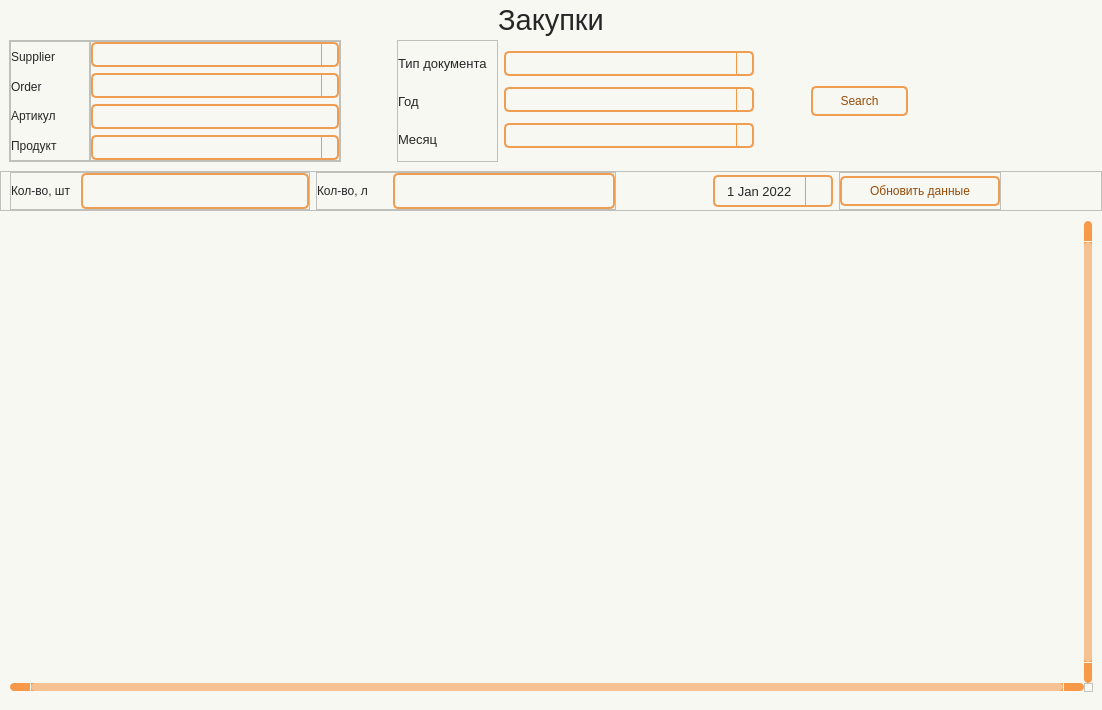
<?xml version="1.0" encoding="UTF-8"?>
<ui version="4.0">
 <class>Form</class>
 <widget class="QWidget" name="Form">
  <property name="geometry">
   <rect>
    <x>0</x>
    <y>0</y>
    <width>1102</width>
    <height>710</height>
   </rect>
  </property>
  <property name="minimumSize">
   <size>
    <width>930</width>
    <height>650</height>
   </size>
  </property>
  <property name="windowTitle">
   <string>Form</string>
  </property>
  <property name="styleSheet">
   <string notr="true">Form.QWidget{border: 2px solid #f28223;}

QWidget{
	background-color: #f8f8f2;
}

#Title_label.QLabel {
color: #262626;
font: 22pt &quot;Tahoma&quot;;
}

QLabel {
color: #262626;
font: 10pt &quot;Tahoma&quot;;
}

QPushButton {
	border: 2px solid #f09d54;
	border-radius: 5px;
	background-color: #f8f8f2;
	color: #964b09;
	font: 10pt &quot;Tahoma&quot;;
}

QPushButton:hover {
	background-color: #f28223;
	color: #ffffff;
}

QPushButton:pressed {
	background-color: #f28223;
	border: 2px solid #f28223;
	color: #ffffff;
}


QTableWidget {	
	background-color: #f8f8f2;
	padding: 10px;
	border-radius: 5px;
	gridline-color: #f8994a;
    outline: none;
	color: #262626;
}
QTableWidget::item{
	border-color: #f8994a;
	padding-left: 5px;
	padding-right: 5px;
	gridline-color: #f8994a;
	color: #262626;
}
QTableWidget::item:selected{
	background-color: #f6c294;
    color: #262626;
}
QHeaderView::section{
	background-color: #f8f8f2;
	max-width: 30px;
	border: none;
	border-style: none;
}
QTableWidget::horizontalHeader {	
	background-color: #f8994a;
}
QHeaderView::section:horizontal {
    border: 1px solid #f8994a;
	background-color: #ffd4af;
	padding: 3px;
	border-top-left-radius: 7px;
    border-top-right-radius: 7px;
    color: #262626;
}
QHeaderView::section:vertical {
    border: 1px solid #f8994a;
	color: #262626;
}

QLineEdit {
	background-color: #f8f8f2;
	border-radius: 5px;
	border: 2px solid #f09d54;
	padding-left: 10px;
	selection-color: rgb(255, 255, 255);
	selection-background-color: #f28223;
    color: #262626;
}
QLineEdit:hover {
	border: 2px solid #f28223;
}
QLineEdit:focus {
	border: 2px solid #f28223;
}

QComboBox {
	background-color: #f8f8f2;
	border-radius: 5px;
	border: 2px solid #f09d54;
	padding-left: 10px;
	selection-color: #f28223;
	selection-background-color: #f28223;
    color: #262626;
	font: 10pt &quot;Tahoma&quot;;
}
QComboBox:hover {
	border: 2px solid #f28223;
	
}
QComboBox:focus {
	border: 2px solid #f28223;
}

QComboBox QAbstractItemView::item {
	color: #262626;
}
QComboBox QAbstractItemView::item::selected {
	background-color: #f09d54;
	color: #ffffff;
}

QComboBox::down-arrow {
	
	image: url(:/icon/icon/chevron-down — копия — копия.svg);
}
QComboBox::drop-down {
    subcontrol-origin: padding;
    subcontrol-position: top right;
    width: 15px;
    border-left-width: 1px;
    border-left-color: #f8994a;
    border-left-style: solid; /* just a single line */
    border-top-right-radius: 3px; /* same radius as the QComboBox */
    border-bottom-right-radius: 3px;
	color: #262626;
}

QScrollBar:horizontal {
    border: none;
    background: #f8994a;
    height: 8px;
    margin: 0px 21px 0 21px;
	border-radius: 0px;
}
QScrollBar::handle:horizontal {
    background: #f6c294;
    min-width: 25px;
	border-radius: 4px
}
QScrollBar::add-line:horizontal {
    border: none;
    background: #f8994a;
    width: 20px;
	border-top-right-radius: 4px;
    border-bottom-right-radius: 4px;
    subcontrol-position: right;
    subcontrol-origin: margin;
}
QScrollBar::sub-line:horizontal {
    border: none;
    background: #f8994a;
    width: 20px;
	border-top-left-radius: 4px;
    border-bottom-left-radius: 4px;
    subcontrol-position: left;
    subcontrol-origin: margin;
}
QScrollBar::up-arrow:horizontal, QScrollBar::down-arrow:horizontal
{
     background: none;
}
QScrollBar::add-page:horizontal, QScrollBar::sub-page:horizontal
{
     background: none;
}
 QScrollBar:vertical {
	border: none;
    background-color: #f8994a;
    width: 8px;
    margin: 21px 0 21px 0;
	border-radius: 0px;
 }
 QScrollBar::handle:vertical {	
	background: #f6c294;
    min-height: 25px;
	border-radius: 4px
 }
 QScrollBar::add-line:vertical {
     border: none;
    background: #f8994a;
     height: 20px;
	border-bottom-left-radius: 4px;
    border-bottom-right-radius: 4px;
     subcontrol-position: bottom;
     subcontrol-origin: margin;
 }
 QScrollBar::sub-line:vertical {
	border: none;
    background: #f8994a;
     height: 20px;
	border-top-left-radius: 4px;
    border-top-right-radius: 4px;
     subcontrol-position: top;
     subcontrol-origin: margin;
 }
 QScrollBar::up-arrow:vertical, QScrollBar::down-arrow:vertical {
     background: none;
 }

 QScrollBar::add-page:vertical, QScrollBar::sub-page:vertical {
     background: none;
 }

QDateEdit {
    background-color: #f8f8f2;
    border-radius: 5px;
    border: 2px solid #f09d54;
    padding-left: 10px; /* Add left padding */
    padding-right: 10px; /* Add right padding to accommodate the dropdown arrow */
    color: #262626;
    font: 10pt &quot;Tahoma&quot;;
    min-width: 80px; /* Minimum width to prevent text clipping */
}

QDateEdit:hover {
    border: 2px solid #f28223;
}

QDateEdit:focus {
    border: 2px solid #f28223;
}

QDateEdit::drop-down {
    subcontrol-origin: padding;
    subcontrol-position: top right;
    width: 25px; /* Keep the dropdown arrow width */
    border-left-width: 1px;
    border-left-color: #f8994a;
    border-left-style: solid;
    border-top-right-radius: 3px;
    border-bottom-right-radius: 3px;
    background-color: #f8f8f2;
}

QDateEdit::down-arrow {
	image: url(:/icon/icon/chevron-down — копия — копия.svg);
    width: 16px;
    height: 16px;
}

/* Calendar Styling */
QCalendarWidget {
    background-color: #f8f8f2;
    border: 2px solid #f28223;
    color: #262626;
}

QCalendarWidget QWidget {
    color: #262626;
}

QCalendarWidget QAbstractItemView {
    background-color: #f8f8f2;
    selection-background-color: #f28223;
    selection-color: #ffffff;
}

QCalendarWidget QToolButton {
    background-color: #ffd4af;
    color: #262626;
    font: 10pt &quot;Tahoma&quot;;
    border-radius: 3px;
    padding: 5px;
}

QCalendarWidget QToolButton:hover {
    background-color: #f28223;
    color: #ffffff;
}

QCalendarWidget QMenu {
    background-color: #f8f8f2;
    border: 1px solid #f28223;
}

QCalendarWidget QSpinBox {
    background-color: #f8f8f2;
    color: #262626;
    border: 1px solid #f09d54;
}

QCalendarWidget QSpinBox::up-button {
    subcontrol-origin: border;
    subcontrol-position: top right;
    width: 15px;
    border-left-width: 1px;
    border-left-color: #f8994a;
    border-left-style: solid;
}

QCalendarWidget QSpinBox::down-button {
    subcontrol-origin: border;
    subcontrol-position: bottom right;
    width: 15px;
    border-left-width: 1px;
    border-left-color: #f8994a;
    border-left-style: solid;
}

QCalendarWidget QSpinBox::up-arrow {
	image: url(:/icon/icon/chevron-up — копия — копия.svg);
    width: 10px;
    height: 10px;
}

QCalendarWidget QSpinBox::down-arrow {
	image: url(:/icon/icon/chevron-down — копия — копия.svg);
    width: 10px;
    height: 10px;
}
</string>
  </property>
  <layout class="QHBoxLayout" name="horizontalLayout">
   <property name="leftMargin">
    <number>0</number>
   </property>
   <property name="topMargin">
    <number>0</number>
   </property>
   <property name="rightMargin">
    <number>0</number>
   </property>
   <property name="bottomMargin">
    <number>0</number>
   </property>
   <item>
    <widget class="QWidget" name="widget" native="true">
     <layout class="QVBoxLayout" name="verticalLayout">
      <property name="spacing">
       <number>0</number>
      </property>
      <property name="leftMargin">
       <number>0</number>
      </property>
      <property name="topMargin">
       <number>0</number>
      </property>
      <property name="rightMargin">
       <number>0</number>
      </property>
      <property name="bottomMargin">
       <number>9</number>
      </property>
      <item>
       <widget class="QLabel" name="Title_label">
        <property name="minimumSize">
         <size>
          <width>0</width>
          <height>40</height>
         </size>
        </property>
        <property name="font">
         <font>
          <family>Tahoma</family>
          <pointsize>22</pointsize>
          <italic>false</italic>
          <bold>false</bold>
         </font>
        </property>
        <property name="layoutDirection">
         <enum>Qt::LayoutDirection::LeftToRight</enum>
        </property>
        <property name="text">
         <string>Закупки</string>
        </property>
        <property name="alignment">
         <set>Qt::AlignmentFlag::AlignCenter</set>
        </property>
       </widget>
      </item>
      <item>
       <widget class="QFrame" name="frame_Search">
        <property name="minimumSize">
         <size>
          <width>0</width>
          <height>130</height>
         </size>
        </property>
        <property name="maximumSize">
         <size>
          <width>16777215</width>
          <height>16777215</height>
         </size>
        </property>
        <layout class="QHBoxLayout" name="horizontalLayout_5">
         <property name="leftMargin">
          <number>9</number>
         </property>
         <property name="topMargin">
          <number>0</number>
         </property>
         <property name="rightMargin">
          <number>0</number>
         </property>
         <property name="bottomMargin">
          <number>9</number>
         </property>
         <item>
          <widget class="QFrame" name="frame_6">
           <property name="frameShape">
            <enum>QFrame::Shape::StyledPanel</enum>
           </property>
           <property name="frameShadow">
            <enum>QFrame::Shadow::Raised</enum>
           </property>
           <layout class="QHBoxLayout" name="horizontalLayout_2">
            <property name="spacing">
             <number>0</number>
            </property>
            <property name="leftMargin">
             <number>0</number>
            </property>
            <property name="topMargin">
             <number>0</number>
            </property>
            <property name="rightMargin">
             <number>0</number>
            </property>
            <property name="bottomMargin">
             <number>0</number>
            </property>
            <item>
             <widget class="QFrame" name="frame_4">
              <property name="minimumSize">
               <size>
                <width>80</width>
                <height>0</height>
               </size>
              </property>
              <property name="frameShape">
               <enum>QFrame::Shape::StyledPanel</enum>
              </property>
              <property name="frameShadow">
               <enum>QFrame::Shadow::Raised</enum>
              </property>
              <layout class="QVBoxLayout" name="verticalLayout_5">
               <property name="leftMargin">
                <number>0</number>
               </property>
               <property name="topMargin">
                <number>3</number>
               </property>
               <property name="bottomMargin">
                <number>3</number>
               </property>
               <item>
                <widget class="QLabel" name="label_6">
                 <property name="text">
                  <string>Supplier</string>
                 </property>
                </widget>
               </item>
               <item>
                <widget class="QLabel" name="label">
                 <property name="text">
                  <string>Order</string>
                 </property>
                </widget>
               </item>
               <item>
                <widget class="QLabel" name="label_8">
                 <property name="text">
                  <string>Артикул</string>
                 </property>
                </widget>
               </item>
               <item>
                <widget class="QLabel" name="label_7">
                 <property name="text">
                  <string>Продукт</string>
                 </property>
                </widget>
               </item>
              </layout>
             </widget>
            </item>
            <item>
             <widget class="QFrame" name="frame_5">
              <property name="minimumSize">
               <size>
                <width>250</width>
                <height>120</height>
               </size>
              </property>
              <property name="maximumSize">
               <size>
                <width>300</width>
                <height>16777215</height>
               </size>
              </property>
              <property name="frameShape">
               <enum>QFrame::Shape::StyledPanel</enum>
              </property>
              <property name="frameShadow">
               <enum>QFrame::Shadow::Raised</enum>
              </property>
              <layout class="QVBoxLayout" name="verticalLayout_6">
               <property name="leftMargin">
                <number>0</number>
               </property>
               <property name="topMargin">
                <number>0</number>
               </property>
               <property name="rightMargin">
                <number>0</number>
               </property>
               <property name="bottomMargin">
                <number>0</number>
               </property>
               <item>
                <widget class="QComboBox" name="line_supplier">
                 <property name="minimumSize">
                  <size>
                   <width>0</width>
                   <height>25</height>
                  </size>
                 </property>
                 <property name="maximumSize">
                  <size>
                   <width>16777215</width>
                   <height>25</height>
                  </size>
                 </property>
                </widget>
               </item>
               <item>
                <widget class="QComboBox" name="line_order">
                 <property name="minimumSize">
                  <size>
                   <width>0</width>
                   <height>25</height>
                  </size>
                 </property>
                </widget>
               </item>
               <item>
                <widget class="QLineEdit" name="line_article">
                 <property name="minimumSize">
                  <size>
                   <width>0</width>
                   <height>25</height>
                  </size>
                 </property>
                 <property name="maximumSize">
                  <size>
                   <width>16777215</width>
                   <height>25</height>
                  </size>
                 </property>
                </widget>
               </item>
               <item>
                <widget class="QComboBox" name="line_product">
                 <property name="minimumSize">
                  <size>
                   <width>0</width>
                   <height>25</height>
                  </size>
                 </property>
                 <property name="maximumSize">
                  <size>
                   <width>16777215</width>
                   <height>25</height>
                  </size>
                 </property>
                </widget>
               </item>
              </layout>
             </widget>
            </item>
           </layout>
          </widget>
         </item>
         <item>
          <spacer name="horizontalSpacer_3">
           <property name="orientation">
            <enum>Qt::Orientation::Horizontal</enum>
           </property>
           <property name="sizeType">
            <enum>QSizePolicy::Policy::Fixed</enum>
           </property>
           <property name="sizeHint" stdset="0">
            <size>
             <width>50</width>
             <height>20</height>
            </size>
           </property>
          </spacer>
         </item>
         <item>
          <widget class="QFrame" name="frame">
           <property name="minimumSize">
            <size>
             <width>80</width>
             <height>0</height>
            </size>
           </property>
           <property name="maximumSize">
            <size>
             <width>16777215</width>
             <height>16777215</height>
            </size>
           </property>
           <property name="frameShape">
            <enum>QFrame::Shape::StyledPanel</enum>
           </property>
           <property name="frameShadow">
            <enum>QFrame::Shadow::Raised</enum>
           </property>
           <layout class="QVBoxLayout" name="verticalLayout_2">
            <property name="leftMargin">
             <number>0</number>
            </property>
            <property name="topMargin">
             <number>6</number>
            </property>
            <property name="rightMargin">
             <number>9</number>
            </property>
            <property name="bottomMargin">
             <number>6</number>
            </property>
            <item>
             <widget class="QLabel" name="label_3">
              <property name="font">
               <font>
                <family>Tahoma</family>
                <pointsize>10</pointsize>
                <italic>false</italic>
                <bold>false</bold>
               </font>
              </property>
              <property name="text">
               <string>Тип документа</string>
              </property>
             </widget>
            </item>
            <item>
             <widget class="QLabel" name="label_2">
              <property name="font">
               <font>
                <family>Tahoma</family>
                <pointsize>10</pointsize>
                <italic>false</italic>
                <bold>false</bold>
               </font>
              </property>
              <property name="text">
               <string>Год</string>
              </property>
             </widget>
            </item>
            <item>
             <widget class="QLabel" name="label_5">
              <property name="font">
               <font>
                <family>Tahoma</family>
                <pointsize>10</pointsize>
                <italic>false</italic>
                <bold>false</bold>
               </font>
              </property>
              <property name="text">
               <string>Месяц</string>
              </property>
             </widget>
            </item>
           </layout>
          </widget>
         </item>
         <item>
          <widget class="QFrame" name="frame_2">
           <property name="minimumSize">
            <size>
             <width>250</width>
             <height>120</height>
            </size>
           </property>
           <property name="maximumSize">
            <size>
             <width>300</width>
             <height>16777215</height>
            </size>
           </property>
           <layout class="QVBoxLayout" name="verticalLayout_3">
            <property name="spacing">
             <number>0</number>
            </property>
            <property name="leftMargin">
             <number>0</number>
            </property>
            <property name="topMargin">
             <number>0</number>
            </property>
            <property name="rightMargin">
             <number>0</number>
            </property>
            <property name="bottomMargin">
             <number>0</number>
            </property>
            <item>
             <widget class="QComboBox" name="line_doc_type">
              <property name="minimumSize">
               <size>
                <width>0</width>
                <height>25</height>
               </size>
              </property>
              <property name="maximumSize">
               <size>
                <width>16777215</width>
                <height>25</height>
               </size>
              </property>
              <property name="iconSize">
               <size>
                <width>16</width>
                <height>16</height>
               </size>
              </property>
             </widget>
            </item>
            <item>
             <widget class="QComboBox" name="line_Year">
              <property name="minimumSize">
               <size>
                <width>0</width>
                <height>25</height>
               </size>
              </property>
              <property name="maximumSize">
               <size>
                <width>16777215</width>
                <height>25</height>
               </size>
              </property>
             </widget>
            </item>
            <item>
             <widget class="QComboBox" name="line_Mnth">
              <property name="minimumSize">
               <size>
                <width>0</width>
                <height>25</height>
               </size>
              </property>
              <property name="maximumSize">
               <size>
                <width>16777215</width>
                <height>25</height>
               </size>
              </property>
             </widget>
            </item>
           </layout>
          </widget>
         </item>
         <item>
          <spacer name="horizontalSpacer">
           <property name="orientation">
            <enum>Qt::Orientation::Horizontal</enum>
           </property>
           <property name="sizeType">
            <enum>QSizePolicy::Policy::Fixed</enum>
           </property>
           <property name="sizeHint" stdset="0">
            <size>
             <width>50</width>
             <height>20</height>
            </size>
           </property>
          </spacer>
         </item>
         <item>
          <widget class="QFrame" name="frame_3">
           <property name="minimumSize">
            <size>
             <width>100</width>
             <height>0</height>
            </size>
           </property>
           <property name="maximumSize">
            <size>
             <width>93</width>
             <height>16777215</height>
            </size>
           </property>
           <layout class="QVBoxLayout" name="verticalLayout_4">
            <property name="spacing">
             <number>0</number>
            </property>
            <property name="leftMargin">
             <number>1</number>
            </property>
            <property name="topMargin">
             <number>0</number>
            </property>
            <property name="rightMargin">
             <number>1</number>
            </property>
            <property name="bottomMargin">
             <number>0</number>
            </property>
            <item>
             <widget class="QPushButton" name="btn_find">
              <property name="minimumSize">
               <size>
                <width>97</width>
                <height>30</height>
               </size>
              </property>
              <property name="maximumSize">
               <size>
                <width>92</width>
                <height>16777215</height>
               </size>
              </property>
              <property name="text">
               <string>Search</string>
              </property>
              <property name="icon">
               <iconset resource="../resource.qrc">
                <normaloff>:/icon/icon/search — копия — копия.svg</normaloff>:/icon/icon/search — копия — копия.svg</iconset>
              </property>
             </widget>
            </item>
           </layout>
          </widget>
         </item>
         <item>
          <spacer name="horizontalSpacer_2">
           <property name="orientation">
            <enum>Qt::Orientation::Horizontal</enum>
           </property>
           <property name="sizeHint" stdset="0">
            <size>
             <width>40</width>
             <height>20</height>
            </size>
           </property>
          </spacer>
         </item>
        </layout>
       </widget>
      </item>
      <item>
       <widget class="QFrame" name="frame_7">
        <property name="minimumSize">
         <size>
          <width>0</width>
          <height>40</height>
         </size>
        </property>
        <property name="styleSheet">
         <string notr="true"/>
        </property>
        <property name="frameShape">
         <enum>QFrame::Shape::StyledPanel</enum>
        </property>
        <property name="frameShadow">
         <enum>QFrame::Shadow::Raised</enum>
        </property>
        <layout class="QHBoxLayout" name="horizontalLayout_3">
         <property name="topMargin">
          <number>0</number>
         </property>
         <property name="rightMargin">
          <number>9</number>
         </property>
         <property name="bottomMargin">
          <number>0</number>
         </property>
         <item>
          <widget class="QFrame" name="frame_pcs">
           <property name="minimumSize">
            <size>
             <width>300</width>
             <height>0</height>
            </size>
           </property>
           <property name="frameShape">
            <enum>QFrame::Shape::StyledPanel</enum>
           </property>
           <property name="frameShadow">
            <enum>QFrame::Shadow::Raised</enum>
           </property>
           <layout class="QHBoxLayout" name="horizontalLayout_8">
            <property name="spacing">
             <number>0</number>
            </property>
            <property name="leftMargin">
             <number>0</number>
            </property>
            <property name="topMargin">
             <number>0</number>
            </property>
            <property name="rightMargin">
             <number>0</number>
            </property>
            <property name="bottomMargin">
             <number>0</number>
            </property>
            <item>
             <widget class="QLabel" name="label_11">
              <property name="minimumSize">
               <size>
                <width>70</width>
                <height>0</height>
               </size>
              </property>
              <property name="maximumSize">
               <size>
                <width>70</width>
                <height>16777215</height>
               </size>
              </property>
              <property name="text">
               <string>Кол-во, шт</string>
              </property>
             </widget>
            </item>
            <item>
             <widget class="QLabel" name="label_qty_pcs">
              <property name="styleSheet">
               <string notr="true">QLabel {
	background-color: #f8f8f2;
	border-radius: 5px;
	border: 2px solid #f09d54;
	padding-left: 10px;
	color: #964b09;
	font: 700 10pt &quot;Tahoma&quot;;
}</string>
              </property>
              <property name="text">
               <string/>
              </property>
              <property name="alignment">
               <set>Qt::AlignmentFlag::AlignCenter</set>
              </property>
             </widget>
            </item>
           </layout>
          </widget>
         </item>
         <item>
          <widget class="QFrame" name="frame_Vol">
           <property name="minimumSize">
            <size>
             <width>300</width>
             <height>0</height>
            </size>
           </property>
           <property name="frameShape">
            <enum>QFrame::Shape::StyledPanel</enum>
           </property>
           <property name="frameShadow">
            <enum>QFrame::Shadow::Raised</enum>
           </property>
           <layout class="QHBoxLayout" name="horizontalLayout_4">
            <property name="leftMargin">
             <number>0</number>
            </property>
            <property name="topMargin">
             <number>0</number>
            </property>
            <property name="rightMargin">
             <number>0</number>
            </property>
            <property name="bottomMargin">
             <number>0</number>
            </property>
            <item>
             <widget class="QLabel" name="label_9">
              <property name="minimumSize">
               <size>
                <width>70</width>
                <height>0</height>
               </size>
              </property>
              <property name="maximumSize">
               <size>
                <width>50</width>
                <height>16777215</height>
               </size>
              </property>
              <property name="text">
               <string>Кол-во, л</string>
              </property>
             </widget>
            </item>
            <item>
             <widget class="QLabel" name="label_Volume">
              <property name="styleSheet">
               <string notr="true">QLabel {
	background-color: #f8f8f2;
	border-radius: 5px;
	border: 2px solid #f09d54;
	padding-left: 10px;
	color: #964b09;
	font: 700 10pt &quot;Tahoma&quot;;
}</string>
              </property>
              <property name="text">
               <string/>
              </property>
              <property name="alignment">
               <set>Qt::AlignmentFlag::AlignCenter</set>
              </property>
             </widget>
            </item>
           </layout>
          </widget>
         </item>
         <item>
          <spacer name="horizontalSpacer_4">
           <property name="orientation">
            <enum>Qt::Orientation::Horizontal</enum>
           </property>
           <property name="sizeHint" stdset="0">
            <size>
             <width>20</width>
             <height>20</height>
            </size>
           </property>
          </spacer>
         </item>
         <item>
          <widget class="QDateEdit" name="date_Start">
           <property name="minimumSize">
            <size>
             <width>104</width>
             <height>32</height>
            </size>
           </property>
           <property name="font">
            <font>
             <family>Tahoma</family>
             <pointsize>10</pointsize>
             <italic>false</italic>
             <bold>false</bold>
             <kerning>false</kerning>
            </font>
           </property>
           <property name="minimumDate">
            <date>
             <year>2022</year>
             <month>1</month>
             <day>1</day>
            </date>
           </property>
           <property name="calendarPopup">
            <bool>true</bool>
           </property>
          </widget>
         </item>
         <item>
          <widget class="QFrame" name="frame_8">
           <property name="minimumSize">
            <size>
             <width>162</width>
             <height>0</height>
            </size>
           </property>
           <property name="frameShape">
            <enum>QFrame::Shape::StyledPanel</enum>
           </property>
           <property name="frameShadow">
            <enum>QFrame::Shadow::Raised</enum>
           </property>
           <layout class="QHBoxLayout" name="horizontalLayout_9">
            <property name="spacing">
             <number>0</number>
            </property>
            <property name="leftMargin">
             <number>0</number>
            </property>
            <property name="topMargin">
             <number>0</number>
            </property>
            <property name="rightMargin">
             <number>0</number>
            </property>
            <property name="bottomMargin">
             <number>0</number>
            </property>
            <item>
             <widget class="QPushButton" name="btn_refresh">
              <property name="minimumSize">
               <size>
                <width>160</width>
                <height>30</height>
               </size>
              </property>
              <property name="maximumSize">
               <size>
                <width>160</width>
                <height>16777215</height>
               </size>
              </property>
              <property name="text">
               <string>Обновить данные</string>
              </property>
              <property name="icon">
               <iconset resource="../resource.qrc">
                <normaloff>:/icon/icon/refresh-ccw — копия — копия.svg</normaloff>:/icon/icon/refresh-ccw — копия — копия.svg</iconset>
              </property>
             </widget>
            </item>
           </layout>
          </widget>
         </item>
         <item>
          <spacer name="horizontalSpacer_5">
           <property name="orientation">
            <enum>Qt::Orientation::Horizontal</enum>
           </property>
           <property name="sizeHint" stdset="0">
            <size>
             <width>20</width>
             <height>20</height>
            </size>
           </property>
          </spacer>
         </item>
        </layout>
       </widget>
      </item>
      <item>
       <widget class="QTableWidget" name="table">
        <property name="font">
         <font>
          <family>Tahoma</family>
          <pointsize>10</pointsize>
         </font>
        </property>
        <property name="verticalScrollBarPolicy">
         <enum>Qt::ScrollBarPolicy::ScrollBarAlwaysOn</enum>
        </property>
        <property name="horizontalScrollBarPolicy">
         <enum>Qt::ScrollBarPolicy::ScrollBarAlwaysOn</enum>
        </property>
        <property name="sizeAdjustPolicy">
         <enum>QAbstractScrollArea::SizeAdjustPolicy::AdjustToContents</enum>
        </property>
        <property name="autoScrollMargin">
         <number>10</number>
        </property>
        <property name="selectionMode">
         <enum>QAbstractItemView::SelectionMode::SingleSelection</enum>
        </property>
        <property name="textElideMode">
         <enum>Qt::TextElideMode::ElideMiddle</enum>
        </property>
        <property name="sortingEnabled">
         <bool>true</bool>
        </property>
        <property name="wordWrap">
         <bool>true</bool>
        </property>
        <property name="columnCount">
         <number>0</number>
        </property>
        <attribute name="horizontalHeaderCascadingSectionResizes">
         <bool>true</bool>
        </attribute>
        <attribute name="horizontalHeaderMinimumSectionSize">
         <number>55</number>
        </attribute>
        <attribute name="horizontalHeaderShowSortIndicator" stdset="0">
         <bool>true</bool>
        </attribute>
        <attribute name="horizontalHeaderStretchLastSection">
         <bool>true</bool>
        </attribute>
        <attribute name="verticalHeaderVisible">
         <bool>false</bool>
        </attribute>
        <attribute name="verticalHeaderCascadingSectionResizes">
         <bool>true</bool>
        </attribute>
        <attribute name="verticalHeaderMinimumSectionSize">
         <number>25</number>
        </attribute>
        <attribute name="verticalHeaderDefaultSectionSize">
         <number>25</number>
        </attribute>
        <attribute name="verticalHeaderHighlightSections">
         <bool>false</bool>
        </attribute>
       </widget>
      </item>
     </layout>
    </widget>
   </item>
  </layout>
 </widget>
 <resources>
  <include location="../resource.qrc"/>
 </resources>
 <connections/>
</ui>
